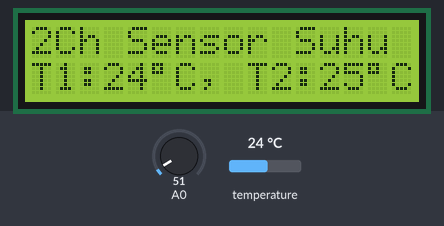
This sketch was run on a simulated Arduino Uno, built with avr-gcc and run on an emulated ATmega328P. Shown: 16×2 character LCD. The inputs (shaded band) are chosen by the test bench; at power-on: temperature 24 °C, A0 = 51.

Above: at 2.6 s.
2.7 s: temperature set to 2 °C
At 4.5 s:
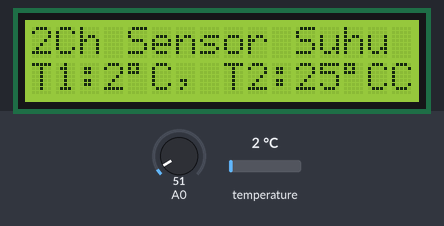
4.8 s: A0 set to 22
At 6.8 s:
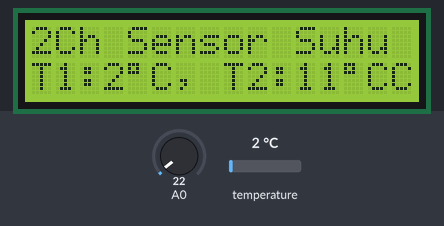
7.4 s: A0 set to 18
At 9.0 s:
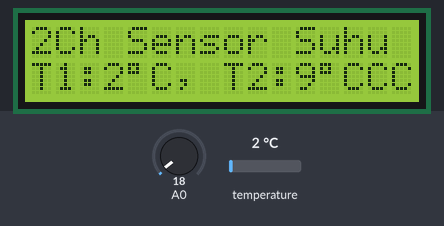
10.0 s: temperature set to 12 °C
At 12.2 s:
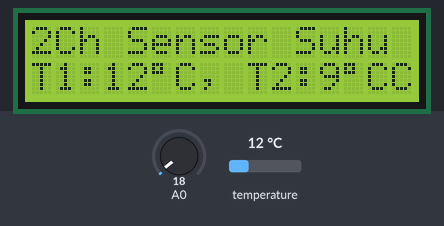
12.5 s: temperature set to 19 °C
At 14.6 s:
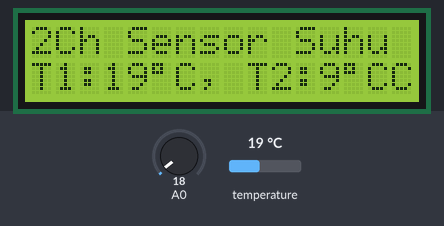
15.1 s: A0 set to 30
At 16.8 s:
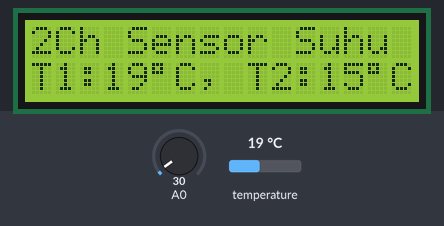
Timing chart, 0 to 18.3 s (numbered marks = the images above; inputs shaded):
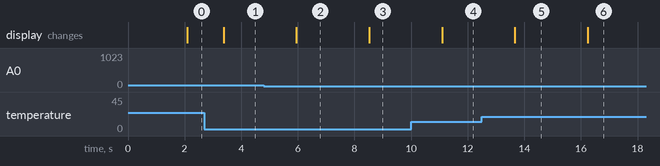

The sketch:

_2_Ch_Suhu_DS1820_LM35.ino
```cpp
// (licence header left out)
 #include <OneWire.h>
 #include <Wire.h>
 #include <LiquidCrystal.h>

 LiquidCrystal lcd(2, 3, 4, 5, 6, 7);
 OneWire  ds(10);  // on pin 10 --DS1820

 unsigned int adc,tempDS,tempLM;

 void setup(void) {
   lcd.begin(16, 2);
   lcd.print("2Ch Sensor Suhu");
   lcd.setCursor(0,1);
   delay(1000);
 }

 void loop(void) {
   byte i;
   byte present = 0;
   byte type_s;
   byte data[12];
   byte addr[8];
   float celsius, fahrenheit;

   if (!ds.search(addr)) {
     ds.reset_search();
     delay(250);
     return;
   }

   switch (addr[0]) {
     case 0x10: type_s = 1; break;  // DS18S20 atau DS1820
     case 0x28: // DS18B20
     case 0x22: type_s = 0; break;  // DS1822
     default: return;
   }

   ds.reset();
   ds.select(addr);
   ds.write(0x44, 1);

   delay(1000);

   present = ds.reset();
   ds.select(addr);
   ds.write(0xBE);

   for (i = 0; i < 9; i++) {
     data[i] = ds.read();
   }

   int16_t raw = (data[1] << 8) | data[0];
   if (type_s) {
     raw = raw << 3;
     if (data[7] == 0x10) {
       raw = (raw & 0xFFF0) + 12 - data[6];
     }
   } else {
     byte cfg = (data[4] & 0x60);
     if (cfg == 0x00) raw = raw & ~7;
     else if (cfg == 0x20) raw = raw & ~3;
     else if (cfg == 0x40) raw = raw & ~1;
   }

   celsius = (float)raw / 16.0;
   fahrenheit = celsius * 1.8 + 32.0;
   tempDS = celsius;

   adc = analogRead(0);
   tempLM = (adc * 5) / 10;

   lcd.setCursor(0,1);
   lcd.print("T1:");
   lcd.print(tempDS);
   lcd.write(0xDF);
   lcd.print("C, T2:");
   lcd.print(tempLM);
   lcd.write(0xDF);
   lcd.print("C");
 }
 
```

Measured:
- the behaviour switches between 20 and 19 on A0 (found by bisection; images 2 and 3)
- after the input at 2.7 s, the display: changes after 0.68 s (image 1)
- after the input at 4.8 s, the display: changes after 1.1 s (image 2)
- after the input at 7.4 s, the display: changes after 1.1 s (image 3)
- after the input at 10.0 s, the display: changes after 1.1 s (image 4)
- after the input at 12.5 s, the display: changes after 1.2 s (image 5)
- after the input at 15.1 s, the display: changes after 1.1 s (image 6)
